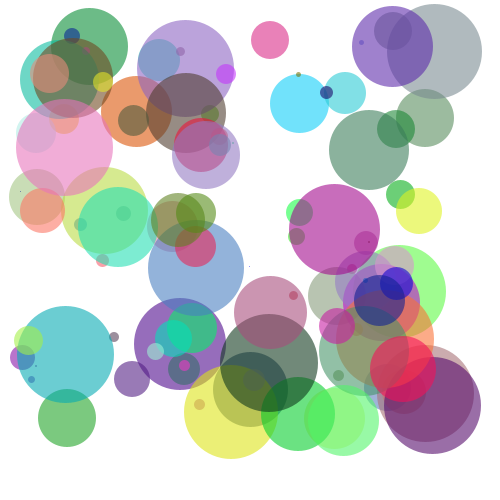
Frame 1 (no input)
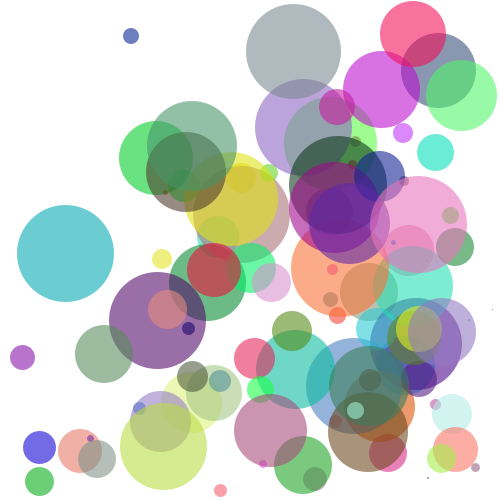
Frame 60 (the mouse pressed at the canvas centre just before this capture)
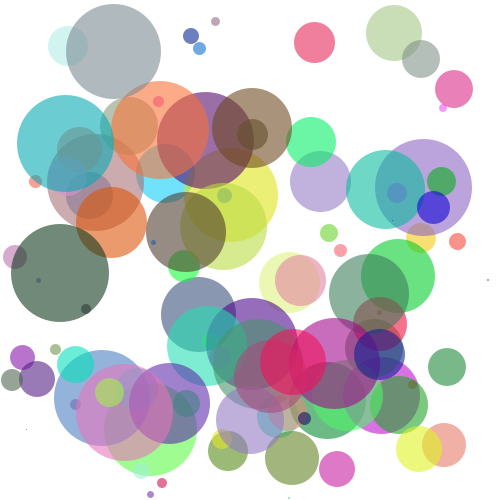
Frame 120 (the mouse held since frame 60 and released just before this capture)

The Processing sketch that drew these frames (run headless with seeded random() and noise(); from frame 60 on, the mouse is pressed at the canvas centre):

// Processing sketch: hw101
// ── hw101.pde
int ballNum = 100;
Ball[] ball; // declare a variable that refers a ball object array

void setup() {
	size(500, 500);
	noStroke();
	smooth();
	fill(200, 255, 200);
	ellipseMode(CORNER);
	randomSeed(second());
	ball = new Ball[ballNum]; // allocate memory to refer each Ball instance
	for(int i = 0; i < ball.length; i++){
		int r = int(random(256));
		int g = int(random(256));
		int b = int(random(256));
        int d = int(random(100));
        int x = int(random(0, 400));
        int y = int(random(0, 400));
        int vx = int(random(0, 10));
        int vy = int(random(0, 10));
		color c = color(r, g, b, 150);
		// generate each Ball object instance
		ball[i] = new Ball(c, d, x, y, vx, vy);
	}
}

void draw() {
	background(255);
	for(int i = 0; i < ball.length; i++) {
		ball[i].draw(); // draw ball at time t
		ball[i].move(); // calculate values at time (t + 1)
	}
}

class Ball {
	private color c; // color
	private int d; // diameter
	private float x, y; // position(x, y)
	private float vx, vy; // velocity:y, acceleration:g, restitution coefficient:k

	Ball() {}; // constructor
	Ball(color c, int d, int x, int y, int vx, int vy) { // constructor
    	this.c = c; this.d = d;
		this.x = x; this.y = y;
		this.vx = vx; this.vy = vy;
	}

	public void move(){
    x += vx;
    y += vy;
    if (x < 0 || x + d > width) {
        vx *= -1;
        if (x < 0) {
            x *= -1;
        }else if (x + d > width) {
            x = 2 * (width - d) - x;
        }
    }
    if (y < 0 || y + d > height) {
        vy *= -1;
        if (y < 0) {
            y *= -1;
        }else if (y + d > height) {
            y = 2 * (height - d) - y;
        }
    }
	}

	public void draw(){ // draw ball
		fill(c);
		ellipse(x, y, d, d);
	}
}
